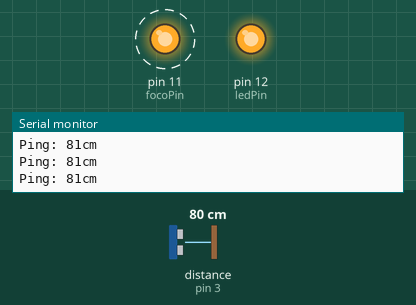
Bench run of a sketch on a simulated Arduino Uno, built with avr-gcc and run on an emulated ATmega328P. Shown: output pins drawn as LEDs (lit = HIGH), the last lines printed to the serial monitor. Dashed ring = blinking. Inputs (shaded band) come from the test bench; at power-on: distance to the obstacle (sensor on pin 3) 80 cm. The echo pulse lasts 58.3 µs per cm.

Above: at 2.0 s.
2.1 s: distance to the obstacle (sensor on pin 3) set to 239 cm
3.9 s: distance to the obstacle (sensor on pin 3) set to 247 cm
At 5.4 s:
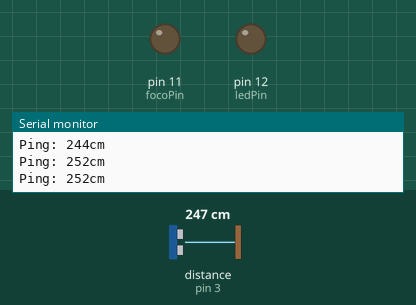
5.7 s: distance to the obstacle (sensor on pin 3) set to 2 cm
At 7.1 s:
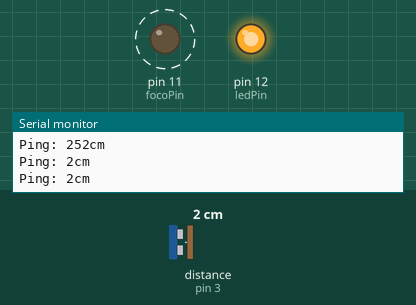
9.0 s: distance to the obstacle (sensor on pin 3) set to 250 cm
At 10.0 s:
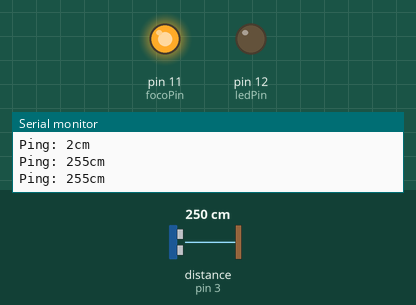
10.6 s: distance to the obstacle (sensor on pin 3) set to 4 cm
At 11.8 s:
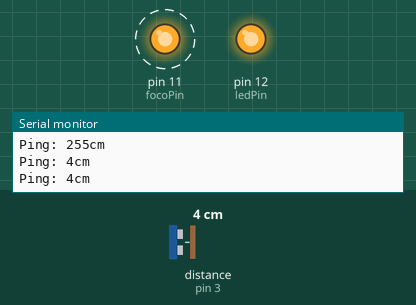
Timing chart, 0 to 14.9 s (numbered marks = the images above; inputs shaded):
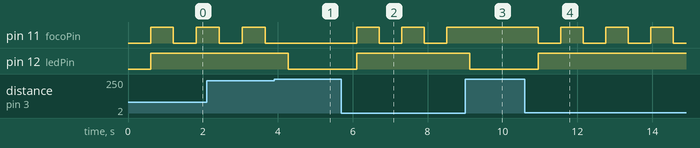

Measured:
- the behaviour switches between 244 and 245 cm on distance to the obstacle (sensor on pin 3) (found by bisection; images 0 and 1)
- after the input at 3.9 s, pin 11 (focoPin): stays LOW (without the input it goes to HIGH after 0.38 s); pin 12 (ledPin): HIGH → LOW after 0.38 s
- after the input at 5.7 s, pin 11 (focoPin): alternates HIGH for 0.60 s and LOW for 0.60 s, starting after 0.41 s; pin 12 (ledPin): LOW → HIGH after 0.41 s
- after the input at 9.0 s, pin 11 (focoPin): stays HIGH (without the input it goes to LOW after 0.11 s); pin 12 (ledPin): HIGH → LOW after 0.13 s
- after the input at 10.6 s, pin 11 (focoPin): alternates HIGH for 0.60 s and LOW for 0.60 s, starting after 0.36 s; pin 12 (ledPin): LOW → HIGH after 0.36 s

The sketch:

ultrasonico_puerta.ino
```cpp
// ---------------------------------------------------------------------------
// Example NewPing library sketch that does a ping about 20 times per second.
// ---------------------------------------------------------------------------

#include <NewPing.h>

#define TRIGGER_PIN  2  // Arduino pin tied to trigger pin on the ultrasonic sensor.
#define ECHO_PIN     3  // Arduino pin tied to echo pin on the ultrasonic sensor.
#define MAX_DISTANCE 300 // Maximum distance we want to ping for (in centimeters). Maximum sensor distance is rated at 400-500cm.
const int ledPin =  12;      // the number of the LED pin
const int focoPin =  11;      // the number of the LED pin
int contador=0;
NewPing sonar(TRIGGER_PIN, ECHO_PIN, MAX_DISTANCE); // NewPing setup of pins and maximum distance.

void setup() {
  Serial.begin(115200); // Open serial monitor at 115200 baud to see ping results.
   pinMode(ledPin, OUTPUT);
   pinMode(focoPin, OUTPUT);

}

void loop() {
  delay(600);                      // Wait 50ms between pings (about 20 pings/sec). 29ms should be the shortest delay between pings.
  unsigned int uS = sonar.ping(); // Send ping, get ping time in microseconds (uS).
  Serial.print("Ping: ");
  Serial.print(uS / US_ROUNDTRIP_CM); // Convert ping time to distance in cm and print result (0 = outside set distance range)
  Serial.println("cm");

  if(uS / US_ROUNDTRIP_CM < 250){
   digitalWrite(ledPin, HIGH);
   contador++;
   }

  else{
   digitalWrite(ledPin, LOW);
   digitalWrite(focoPin, HIGH);}

   if(contador%2 !=0)
   digitalWrite(focoPin, HIGH);
   else
   digitalWrite(focoPin, LOW);
}
```
